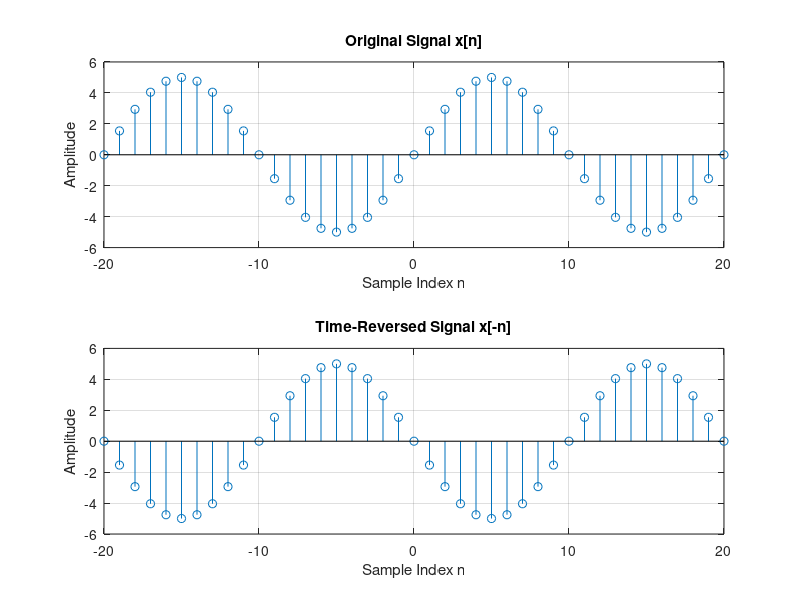

Write the MATLAB code that produced this figure.
%% DT Time Reversal

clear; clc;
close all;

A = 5;
omega = pi/10;
phi = 0;

n = -20:20;

signal_original = A*sin(omega*n + phi);
signal_reversed = A*sin(omega*(-n) + phi);

subplot(2,1,1);
stem(n,signal_original);
xlabel('Sample Index n');
ylabel('Amplitude');
title('Original Signal x[n]');
grid on;

subplot(2,1,2);
stem(n,signal_reversed);
xlabel('Sample Index n');
ylabel('Amplitude');
title('Time-Reversed Signal x[-n]');
grid on;
